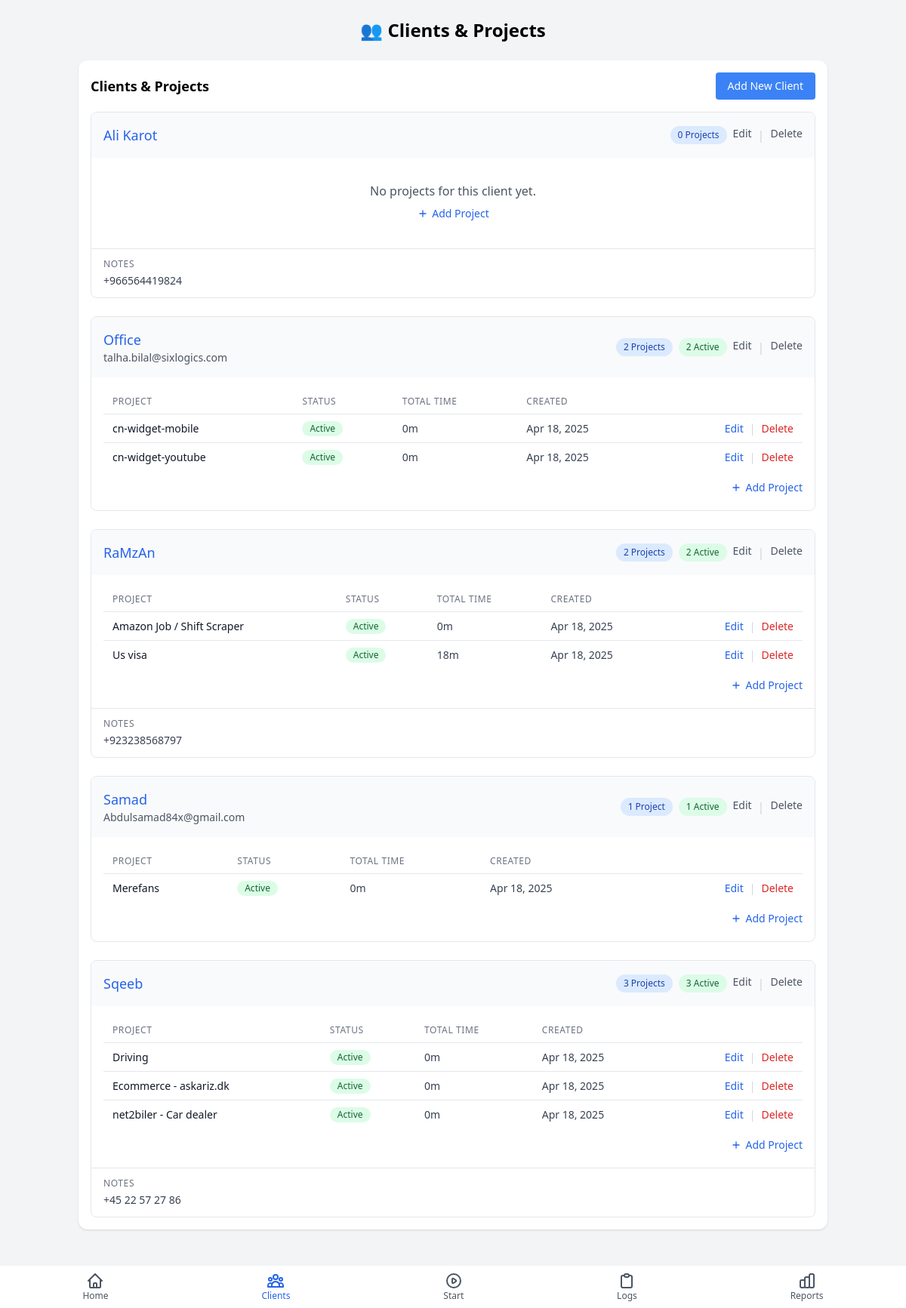
/clients.php, run on the app's committed database.
### tables this page shows
CREATE TABLE clients (
                client_id INTEGER PRIMARY KEY AUTOINCREMENT,
                name TEXT NOT NULL,
                email TEXT,
                notes TEXT,
                created_at TIMESTAMP DEFAULT CURRENT_TIMESTAMP,
                updated_at TIMESTAMP DEFAULT CURRENT_TIMESTAMP
            );

CREATE TABLE projects (
                project_id INTEGER PRIMARY KEY AUTOINCREMENT,
                client_id INTEGER NOT NULL,
                name TEXT NOT NULL,
                notes TEXT,
                is_active BOOLEAN DEFAULT 1,
                created_at TIMESTAMP DEFAULT CURRENT_TIMESTAMP,
                updated_at TIMESTAMP DEFAULT CURRENT_TIMESTAMP,
                FOREIGN KEY (client_id) REFERENCES clients (client_id) ON DELETE CASCADE
            );

### includes/functions.php (called while the page is built, shortened)
<?php
function formatDate($dateString) {
    $date = new DateTime($dateString);
    return $date->format('M j, Y');
}
function formatDuration($minutes) {
    if ($minutes < 60) {
        return $minutes . "m";
    }
    $hours = floor($minutes / 60);
    $mins = $minutes % 60;
    return $hours . "h " . $mins . "m";
}

### clients.php (the view)
<?php
require_once 'includes/header.php';
$pdo = getDbConnection();
$stmt = $pdo->query("
    SELECT
        c.client_id,
        c.name,
        c.email,
        c.notes,
        c.created_at,
        COUNT(p.project_id) as project_count,
        SUM(CASE WHEN p.is_active = 1 THEN 1 ELSE 0 END) as active_projects
    FROM clients c
    LEFT JOIN projects p ON c.client_id = p.client_id
    GROUP BY c.client_id
    ORDER BY c.name
");
$clients = $stmt->fetchAll(PDO::FETCH_ASSOC);
function getClientProjects($clientId) {
    $pdo = getDbConnection();
    $stmt = $pdo->prepare("
        SELECT
            p.project_id,
            p.name,
            p.notes,
            p.is_active,
            p.created_at,
            (SELECT SUM(duration_minutes) FROM work_sessions WHERE project_id = p.project_id) as total_minutes
        FROM projects p
        WHERE p.client_id = :client_id
        ORDER BY p.is_active DESC, p.name
    ");
    $stmt->execute([':client_id' => $clientId]);
    return $stmt->fetchAll(PDO::FETCH_ASSOC);
}
?>
<div class="bg-white rounded-xl shadow p-4 mb-4">
    <div class="flex justify-between items-center mb-4">
        <h2 class="text-lg font-semibold">Clients & Projects</h2>
        <a href="add_client.php" class="bg-blue-500 hover:bg-blue-600 text-white py-2 px-4 rounded text-sm">
            Add New Client
        </a>
    </div>
    <?php if (empty($clients)): ?>
    <div class="text-center py-8">
        <p class="text-gray-600 mb-4">No clients found.</p>
        <a href="add_client.php" class="bg-blue-500 hover:bg-blue-600 text-white py-2 px-4 rounded">
            Add Your First Client
        </a>
    </div>
    <?php else: ?>
    <div class="space-y-6">
        <?php foreach ($clients as $client): ?>
        <div class="border border-gray-200 rounded-lg overflow-hidden">
            <div class="bg-gray-50 p-4 flex flex-col sm:flex-row sm:justify-between sm:items-center">
                <div>
                    <h3 class="text-lg font-medium text-blue-600"><?php echo htmlspecialchars($client['name']); ?></h3>
                    <?php if ($client['email']): ?>
                    <p class="text-sm text-gray-600">
                        <a href="mailto:<?php echo htmlspecialchars($client['email']); ?>" class="hover:underline">
                            <?php echo htmlspecialchars($client['email']); ?>
                        </a>
                    </p>
                    <?php endif; ?>
                </div>
                <div class="mt-2 sm:mt-0 flex flex-wrap gap-2">
                    <span class="inline-flex items-center px-2.5 py-0.5 rounded-full text-xs font-medium bg-blue-100 text-blue-800">
                        <?php echo $client['project_count']; ?> Project<?php echo $client['project_count'] != 1 ? 's' : ''; ?>
                    </span>
                    <?php if ($client['active_projects'] > 0): ?>
                    <span class="inline-flex items-center px-2.5 py-0.5 rounded-full text-xs font-medium bg-green-100 text-green-800">
                        <?php echo $client['active_projects']; ?> Active
                    </span>
                    <?php endif; ?>
                    <div class="flex gap-2">
                        <a href="edit_client.php?id=<?php echo $client['client_id']; ?>" class="text-sm text-gray-600 hover:text-blue-600">
                            Edit
                        </a>
                        <span class="text-gray-300">|</span>
                        <a href="delete_client.php?id=<?php echo $client['client_id']; ?>" class="text-sm text-gray-600 hover:text-red-600">
                            Delete
                        </a>
                    </div>
                </div>
            </div>
            <div class="p-4">
                <?php if ($client['project_count'] > 0): ?>
                <?php $projects = getClientProjects($client['client_id']); ?>
                <div class="overflow-x-auto">
                    <table class="min-w-full divide-y divide-gray-200">
                        <thead>
                            <tr>
                                <th class="px-3 py-2 text-left text-xs font-medium text-gray-500 uppercase tracking-wider">Project</th>
                                <th class="px-3 py-2 text-left text-xs font-medium text-gray-500 uppercase tracking-wider">Status</th>
                                <th class="px-3 py-2 text-left text-xs font-medium text-gray-500 uppercase tracking-wider">Total Time</th>
                                <th class="px-3 py-2 text-left text-xs font-medium text-gray-500 uppercase tracking-wider">Created</th>
                                <th class="px-3 py-2"></th>
                            </tr>
                        </thead>
                        <tbody class="divide-y divide-gray-200">
                            <?php foreach ($projects as $project): ?>
                            <tr class="hover:bg-gray-50">
                                <td class="px-3 py-2 whitespace-nowrap text-sm font-medium text-gray-900">
                                    <?php echo htmlspecialchars($project['name']); ?>
                                </td>
                                <td class="px-3 py-2 whitespace-nowrap text-sm">
                                    <?php if ($project['is_active']): ?>
                                    <span class="inline-flex items-center px-2.5 py-0.5 rounded-full text-xs font-medium bg-green-100 text-green-800">
                                        Active
                                    </span>
                                    <?php else: ?>
                                    <span class="inline-flex items-center px-2.5 py-0.5 rounded-full text-xs font-medium bg-gray-100 text-gray-800">
                                        Inactive
                                    </span>
                                    <?php endif; ?>
                                </td>
                                <td class="px-3 py-2 whitespace-nowrap text-sm text-gray-700">
                                    <?php echo formatDuration($project['total_minutes'] ?? 0); ?>
                                </td>
                                <td class="px-3 py-2 whitespace-nowrap text-sm text-gray-700">
                                    <?php echo formatDate($project['created_at']); ?>
                                </td>
                                <td class="px-3 py-2 whitespace-nowrap text-right text-sm font-medium">
                                    <div class="flex justify-end gap-2">
                                        <a href="edit_project.php?id=<?php echo $project['project_id']; ?>" class="text-blue-600 hover:text-blue-900">Edit</a>
                                        <span class="text-gray-300">|</span>
                                        <a href="delete_project.php?id=<?php echo $project['project_id']; ?>" class="text-red-600 hover:text-red-900">Delete</a>
                                    </div>
                                </td>
                            </tr>
                            <?php endforeach; ?>
                        </tbody>
                    </table>
                </div>
                <div class="mt-3 text-right">
                    <a href="add_project.php?client_id=<?php echo $client['client_id']; ?>" class="inline-flex items-center text-sm text-blue-600 hover:text-blue-800">
                        <svg xmlns="http://www.w3.org/2000/svg" class="h-4 w-4 mr-1" fill="none" viewBox="0 0 24 24" stroke="currentColor">
                            <path stroke-linecap="round" stroke-linejoin="round" stroke-width="2" d="M12 6v6m0 0v6m0-6h6m-6 0H6" />
                        </svg>
                        Add Project
                    </a>
                </div>
                <?php else: ?>
                <div class="text-center py-4">
                    <p class="text-gray-600 mb-2">No projects for this client yet.</p>
                    <a href="add_project.php?client_id=<?php echo $client['client_id']; ?>" class="inline-flex items-center text-sm text-blue-600 hover:text-blue-800">
                        <svg xmlns="http://www.w3.org/2000/svg" class="h-4 w-4 mr-1" fill="none" viewBox="0 0 24 24" stroke="currentColor">
                            <path stroke-linecap="round" stroke-linejoin="round" stroke-width="2" d="M12 6v6m0 0v6m0-6h6m-6 0H6" />
                        </svg>
                        Add Project
                    </a>
                </div>
                <?php endif; ?>
            </div>
            <?php if ($client['notes']): ?>
            <div class="border-t border-gray-200 px-4 py-3">
                <h4 class="text-xs font-medium text-gray-500 uppercase tracking-wider mb-1">Notes</h4>
                <p class="text-sm text-gray-700"><?php echo nl2br(htmlspecialchars($client['notes'])); ?></p>
            </div>
            <?php endif; ?>
        </div>
        <?php endforeach; ?>
    </div>
    <?php endif; ?>
</div>
<?php
require_once 'includes/footer.php';
?>

### data on the page
clients: name "Ali Karot", project_count "0", shows "s", notes "+966564419824"
clients: name "Office", email "talha.bilal@sixlogics.com", project_count "2", active_projects "2"
projects: name "cn-widget-mobile", is_active "Active", total_minutes "0m", created_at "Apr 18, 2025"
projects: name "cn-widget-youtube", is_active "Active", total_minutes "0m", created_at "Apr 18, 2025"
clients: name "RaMzAn", project_count "2", shows "s", active_projects "2", notes "+923238568797"
projects: name "Amazon Job / Shift Scraper", is_active "Active", total_minutes "0m", created_at "Apr 18, 2025"
projects: name "Us visa", is_active "Active", total_minutes "18m", created_at "Apr 18, 2025"
clients: name "Samad", email "Abdulsamad84x@gmail.com", project_count "1", active_projects "1"
projects: name "Merefans", is_active "Active", total_minutes "0m", created_at "Apr 18, 2025"
clients: name "Sqeeb", project_count "3", shows "s", active_projects "3", notes "+45 22 57 27 86"
projects: name "Driving", is_active "Active", total_minutes "0m", created_at "Apr 18, 2025"
projects: name "Ecommerce - askariz.dk", is_active "Active", total_minutes "0m", created_at "Apr 18, 2025"
projects: name "net2biler - Car dealer", is_active "Active", total_minutes "0m", created_at "Apr 18, 2025"
